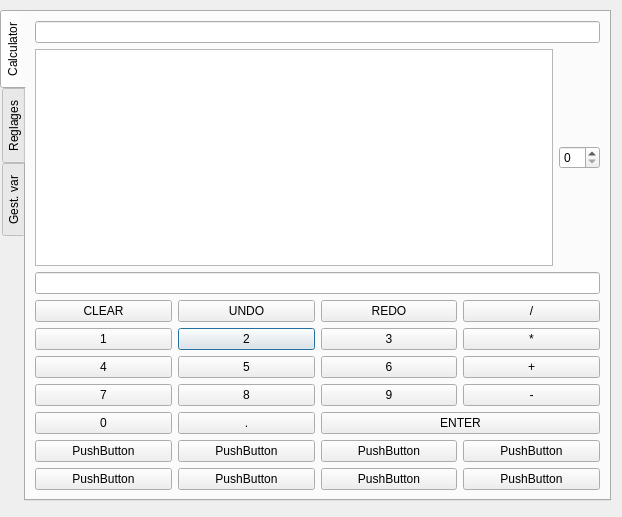
<?xml version="1.0" encoding="UTF-8"?>
<ui version="4.0">
 <class>TabDialog</class>
 <widget class="QDialog" name="TabDialog">
  <property name="geometry">
   <rect>
    <x>0</x>
    <y>0</y>
    <width>622</width>
    <height>517</height>
   </rect>
  </property>
  <property name="windowTitle">
   <string>Dialog</string>
  </property>
  <widget class="QTabWidget" name="tabWidget">
   <property name="geometry">
    <rect>
     <x>0</x>
     <y>10</y>
     <width>611</width>
     <height>491</height>
    </rect>
   </property>
   <property name="tabPosition">
    <enum>QTabWidget::West</enum>
   </property>
   <property name="tabShape">
    <enum>QTabWidget::Rounded</enum>
   </property>
   <property name="currentIndex">
    <number>0</number>
   </property>
   <widget class="QWidget" name="tab_2">
    <attribute name="title">
     <string>Calculator</string>
    </attribute>
    <layout class="QVBoxLayout" name="verticalLayout">
     <item>
      <widget class="QLineEdit" name="lineEdit"/>
     </item>
     <item>
      <layout class="QHBoxLayout" name="horizontalLayout">
       <item>
        <widget class="QTableWidget" name="tableWidget"/>
       </item>
       <item>
        <widget class="QSpinBox" name="spinBox_2"/>
       </item>
      </layout>
     </item>
     <item>
      <widget class="QLineEdit" name="lineEdit_2"/>
     </item>
     <item>
      <layout class="QGridLayout" name="gridLayout">
       <item row="1" column="1">
        <widget class="QPushButton" name="pushButton_11">
         <property name="text">
          <string>2</string>
         </property>
        </widget>
       </item>
       <item row="4" column="1">
        <widget class="QPushButton" name="pushButton_25">
         <property name="text">
          <string>.</string>
         </property>
        </widget>
       </item>
       <item row="2" column="1">
        <widget class="QPushButton" name="pushButton_12">
         <property name="text">
          <string>5</string>
         </property>
        </widget>
       </item>
       <item row="6" column="2">
        <widget class="QPushButton" name="pushButton_26">
         <property name="text">
          <string>PushButton</string>
         </property>
        </widget>
       </item>
       <item row="0" column="0">
        <widget class="QPushButton" name="pushButton_4">
         <property name="text">
          <string>CLEAR</string>
         </property>
        </widget>
       </item>
       <item row="0" column="1">
        <widget class="QPushButton" name="pushButton_5">
         <property name="text">
          <string>UNDO</string>
         </property>
        </widget>
       </item>
       <item row="3" column="0">
        <widget class="QPushButton" name="pushButton_10">
         <property name="text">
          <string>7</string>
         </property>
        </widget>
       </item>
       <item row="4" column="0">
        <widget class="QPushButton" name="pushButton_20">
         <property name="text">
          <string>0</string>
         </property>
        </widget>
       </item>
       <item row="1" column="3">
        <widget class="QPushButton" name="pushButton_17">
         <property name="text">
          <string>*</string>
         </property>
        </widget>
       </item>
       <item row="2" column="3">
        <widget class="QPushButton" name="pushButton_18">
         <property name="text">
          <string>+</string>
         </property>
        </widget>
       </item>
       <item row="6" column="3">
        <widget class="QPushButton" name="pushButton_30">
         <property name="text">
          <string>PushButton</string>
         </property>
        </widget>
       </item>
       <item row="7" column="1">
        <widget class="QPushButton" name="pushButton_23">
         <property name="text">
          <string>PushButton</string>
         </property>
        </widget>
       </item>
       <item row="7" column="0">
        <widget class="QPushButton" name="pushButton_22">
         <property name="text">
          <string>PushButton</string>
         </property>
        </widget>
       </item>
       <item row="2" column="0">
        <widget class="QPushButton" name="pushButton_9">
         <property name="text">
          <string>4</string>
         </property>
        </widget>
       </item>
       <item row="7" column="3">
        <widget class="QPushButton" name="pushButton_29">
         <property name="text">
          <string>PushButton</string>
         </property>
        </widget>
       </item>
       <item row="6" column="0">
        <widget class="QPushButton" name="pushButton_21">
         <property name="text">
          <string>PushButton</string>
         </property>
        </widget>
       </item>
       <item row="7" column="2">
        <widget class="QPushButton" name="pushButton_28">
         <property name="text">
          <string>PushButton</string>
         </property>
        </widget>
       </item>
       <item row="1" column="2">
        <widget class="QPushButton" name="pushButton_14">
         <property name="text">
          <string>3</string>
         </property>
        </widget>
       </item>
       <item row="3" column="1">
        <widget class="QPushButton" name="pushButton_13">
         <property name="text">
          <string>8</string>
         </property>
        </widget>
       </item>
       <item row="0" column="3">
        <widget class="QPushButton" name="pushButton_7">
         <property name="text">
          <string>/</string>
         </property>
        </widget>
       </item>
       <item row="2" column="2">
        <widget class="QPushButton" name="pushButton_15">
         <property name="text">
          <string>6</string>
         </property>
        </widget>
       </item>
       <item row="1" column="0">
        <widget class="QPushButton" name="pushButton_8">
         <property name="text">
          <string>1</string>
         </property>
        </widget>
       </item>
       <item row="6" column="1">
        <widget class="QPushButton" name="pushButton_24">
         <property name="text">
          <string>PushButton</string>
         </property>
        </widget>
       </item>
       <item row="0" column="2">
        <widget class="QPushButton" name="pushButton_6">
         <property name="text">
          <string>REDO</string>
         </property>
        </widget>
       </item>
       <item row="3" column="3">
        <widget class="QPushButton" name="pushButton_31">
         <property name="text">
          <string>-</string>
         </property>
        </widget>
       </item>
       <item row="3" column="2">
        <widget class="QPushButton" name="pushButton_27">
         <property name="text">
          <string>9</string>
         </property>
        </widget>
       </item>
       <item row="4" column="2" colspan="2">
        <widget class="QPushButton" name="pushButton_19">
         <property name="text">
          <string>ENTER</string>
         </property>
        </widget>
       </item>
      </layout>
     </item>
    </layout>
   </widget>
   <widget class="QWidget" name="tab">
    <attribute name="title">
     <string>Reglages</string>
    </attribute>
    <widget class="QPushButton" name="pushButton">
     <property name="geometry">
      <rect>
       <x>240</x>
       <y>60</y>
       <width>113</width>
       <height>32</height>
      </rect>
     </property>
     <property name="text">
      <string>Cancel</string>
     </property>
    </widget>
    <widget class="QPushButton" name="pushButton_2">
     <property name="geometry">
      <rect>
       <x>450</x>
       <y>420</y>
       <width>113</width>
       <height>32</height>
      </rect>
     </property>
     <property name="text">
      <string>Appliquer</string>
     </property>
    </widget>
    <widget class="QPushButton" name="pushButton_3">
     <property name="geometry">
      <rect>
       <x>320</x>
       <y>420</y>
       <width>113</width>
       <height>32</height>
      </rect>
     </property>
     <property name="text">
      <string>text</string>
     </property>
    </widget>
   </widget>
   <widget class="QWidget" name="tab_3">
    <attribute name="title">
     <string>Gest. var</string>
    </attribute>
   </widget>
  </widget>
 </widget>
 <resources/>
 <connections/>
</ui>
